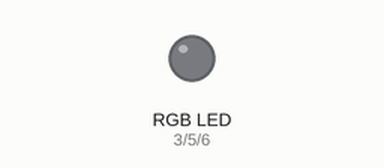
Bench run of a sketch on a simulated Arduino Uno, built with avr-gcc and run on an emulated ATmega328P. Parts: an RGB LED mixed from three pins (HIGH = lit). Random numbers use the default seed unless the sketch sets one.

Above: at 0.15 s.
At 3.3 s:
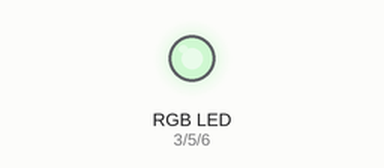
At 9.6 s:
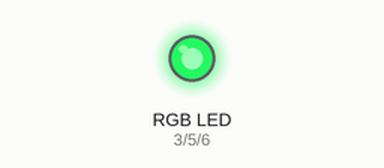
At 18.0 s:
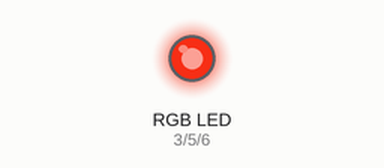
At 26.5 s:
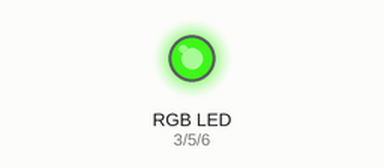
At 37.0 s:
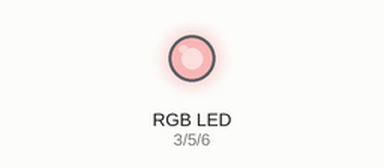
Timing chart, 0 to 40.0 s (numbered marks = the images above):
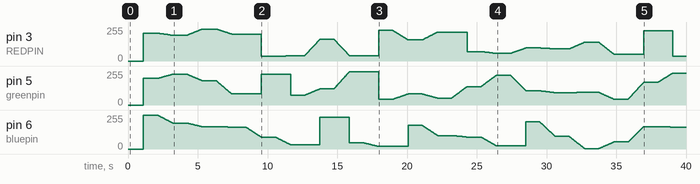

The sketch:

1_LED_random_gradual_light.ino
```cpp
// with arduino board and RGB LED

#define REDPIN 3  // for using "define"
const int greenpin = 5; // for using "const"
int bluepin = 6;
int pins[3] = {REDPIN, greenpin, bluepin};
float pre_rgb[3] = {0, 0, 0};

void setColor(int*);
void gradation(int*, int, int);

void setup(){
  for(int i=0; i<3; i++) pinMode(pins[i], OUTPUT);
  randomSeed(analogRead(0)); // This line returns from 0 to 1023 value when read the disconnected analog port
}

void loop(){
  int rgb[3] = {random(0, 255), random(0, 255), random(0, 255)};
  gradation(rgb, 1000, 1000);
}

void setColor(int rgb[]){
  for(int i=0; i<3; i++) analogWrite(pins[i], rgb[i]);
}

void gradation(int rgb[], int gd, int d){
  float d_rgb[3];
  for(int i=0; i<3; i++) d_rgb[i] = (rgb[i]-pre_rgb[i])/gd;
  for(int i=0; i<gd; i++){
    for(int j=0; j<3; j++) rgb[j] = round(pre_rgb[j]);
    setColor(rgb);
    for(int j=0; j<3; j++) pre_rgb[j] += d_rgb[j];
    delay(1);
  }
  delay(d);
}
```
